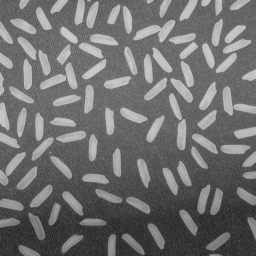
#> input picture Digital Image Processing/Image_dataset/rice.png, 256 x 256 px, found by its file name
$ jupyter execute 'A10 - Espaços de Cor.ipynb'   (shell and % lines are left out)
#> lines starting #> are read from the running program, lines starting #| are printed output that depends on the picture; after the words box and inside, x2 and y2 are one past the last pixel; in counts of white or black regions, pixels touching at a corner belong together
# 1 Operações com espaços de cor

## 1.1 Fatiamento

[cell 1]

import numpy as np
import matplotlib.pyplot as plt
from skimage.filters.rank import otsu
from skimage.filters import threshold_otsu as t_otsu, try_all_threshold as tall
from skimage.morphology import disk, ball, square
from skimage import io,img_as_float, img_as_ubyte,color
from skimage.exposure import histogram
from skimage.color import rgb2hsv,rgb2yuv

[cell 2]
def data_info(img):
    print(f"Classe: {type(img)}")
    print(f"Tipo de variável: {img.dtype}")
    print(f"Min, max: {img.min(),img.max()}")
    print(f"Dimensões: {img.shape}")

[cell 3]
#%Fatiamento de intensidade
#%Usando duas classes para segmentar a imagem de uma placa
Get = io.imread('rice.png')
#> Get is the input picture: shape (256, 256); min 40, max 204, mean 111.2
data_info(Get)
#| Classe: <class 'numpy.ndarray'>
#| Tipo de variável: uint8
#| Min, max: (40, 204)
#| Dimensões: (256, 256)

#%Definindo um limiar para o fatiamento
Limiar  = 100
Dados   = Get > 150
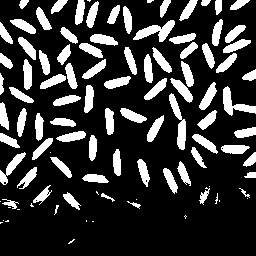
#> Dados: shape (256, 256) bool; 21.3% white; 102 white regions (20 under 20 px), largest, box (x1, y1, x2, y2) and area: (133, 20, 175, 42) 400, (169, 93, 186, 150) 390, (223, 86, 256, 116) 366
#Dados   = double(Dados);%convertendo em double pra fazer a operação aritmetica
#Fundo   = 1 - Dados;
fig,ax = plt.subplots(1,2,figsize=(3,3),constrained_layout=True)
ax[0].imshow(Get,vmin=0,vmax=255,cmap='gray')
ax[0].set_title("Original",fontsize=8)
ax[1].imshow(Dados,cmap='jet')
ax[1].set_title("Fatiada",fontsize=8);

## 1.2 Transformação de RGB para CMY

[cell 4]
chips = io.imread('coloredChips.png')
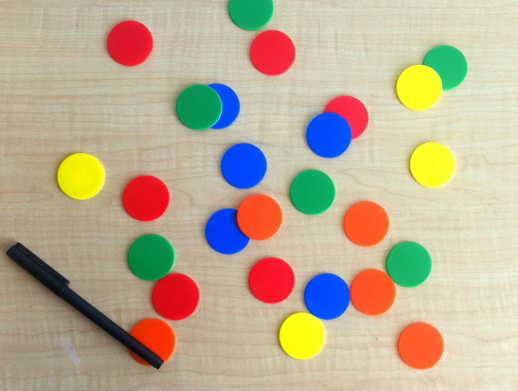
#> input picture Digital Image Processing/Image_dataset/coloredChips.png, 518 x 391 px, found by its file name
#> chips is the input picture: shape (391, 518, 3); mean R, G, B 188.3, 173.3, 148.1
plt.figure(figsize=(2, 2), dpi=80)
plt.imshow(chips,cmap='gray')
data_info(chips)
#| Classe: <class 'numpy.ndarray'>
#| Tipo de variável: uint8
#| Min, max: (0, 255)
#| Dimensões: (391, 518, 3)

[cell 5]
#Separando as bandas
r = chips[:,:,0]# no python, índice começa em 0!
g = chips[:,:,1]
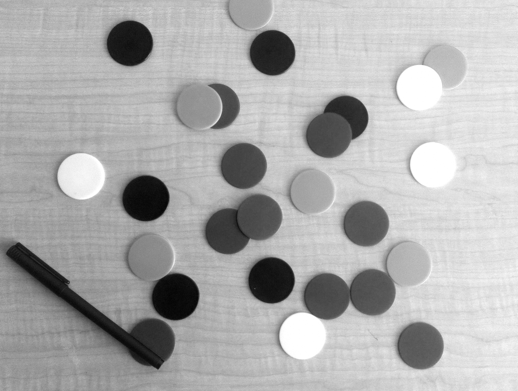
#> g: shape (391, 518); min 4, max 255, mean 173.3
b = chips[:,:,2]
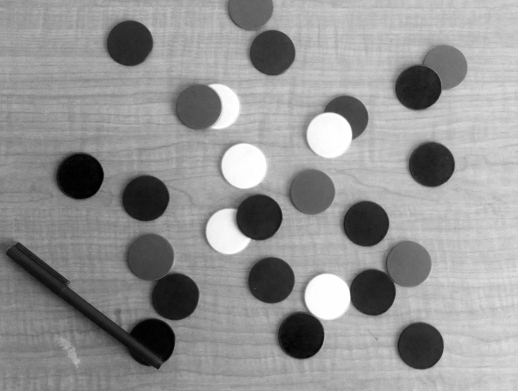
#> b: shape (391, 518); min 0, max 255, mean 148.1

#%normalizando em [0,1]
r = img_as_float(r)
g = img_as_float(g)
b = img_as_float(b)

#Criando subplots
f, axes = plt.subplots(1, 3, figsize=(7, 7),constrained_layout=True)
axes[0].imshow(r,cmap='gray')
axes[1].imshow(g,cmap='gray')
axes[2].imshow(b,cmap='gray')

#Posso esconder os vamores de pixels nos eixos
for ax in axes:
    ax.axis('off')

#%Componetes CMY
C = 1 - r
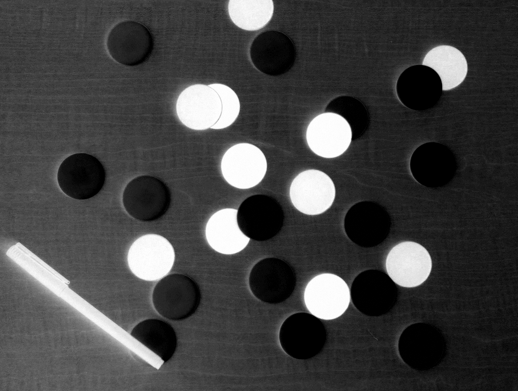
#> C: shape (391, 518) float64; min 0, max 1, mean 0.261
M = 1 - g
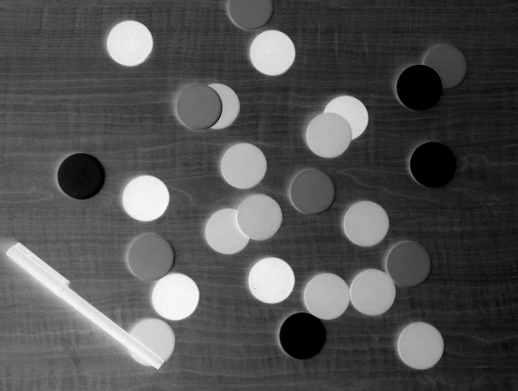
#> M: shape (391, 518) float64; min 0, max 0.984, mean 0.321
Y = 1 - b
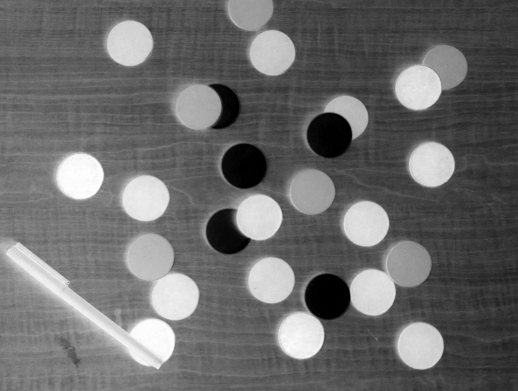
#> Y: shape (391, 518) float64; min 0, max 1, mean 0.419

f, axes = plt.subplots(1, 3, figsize=(7, 7),constrained_layout=True)
axes[0].imshow(C,cmap='gray')
axes[1].imshow(M,cmap='gray')
axes[2].imshow(Y,cmap='gray')

for ax in axes:
    ax.axis('off')

[cell 6]
#Recompondo
comp_cor = np.stack([C, M, Y],axis=2)
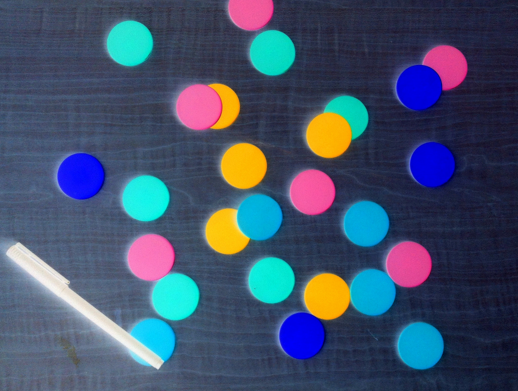
#> comp_cor: shape (391, 518, 3) float64; mean R, G, B 0.261, 0.321, 0.419

f, axes = plt.subplots(1, 2, figsize=(5, 5),constrained_layout=True)
axes[0].imshow(chips,cmap='gray')
axes[1].imshow(comp_cor,cmap='gray')

for ax in axes:
    ax.axis('off')

## 1.3 Conversão de RGB para HSV e YUV

[cell 7]
img_hsv = rgb2hsv(chips)
#> img_hsv: shape (391, 518, 3) float64; mean of channels 0, 1, 2 0.201, 0.327, 0.8
img_yuv = rgb2yuv(chips)
#> img_yuv: shape (391, 518, 3) float64; mean of channels 0, 1, 2 0.686, -0.0517, 0.0462

f, axes = plt.subplots(1, 4, figsize=(7, 7),constrained_layout=True)
axes[0].imshow(chips,cmap='gray')
axes[1].imshow(img_hsv[:,:,0],cmap='gray')
axes[2].imshow(img_hsv[:,:,1],cmap='gray')
axes[3].imshow(img_hsv[:,:,2],cmap='gray')

for ax in axes:
    ax.axis('off')

f, axes = plt.subplots(1, 4, figsize=(7, 7),constrained_layout=True)
axes[0].imshow(chips,cmap='gray')
axes[1].imshow(img_yuv[:,:,0],cmap='gray')
axes[2].imshow(img_yuv[:,:,1],cmap='gray')
axes[3].imshow(img_yuv[:,:,2],cmap='gray')

for ax in axes:
    ax.axis('off')
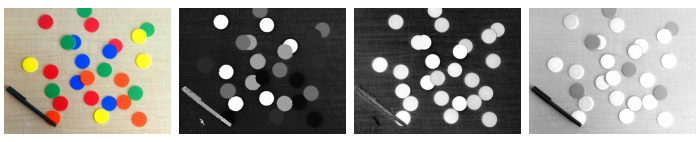
#> figure drawn by matplotlib, 4 panels
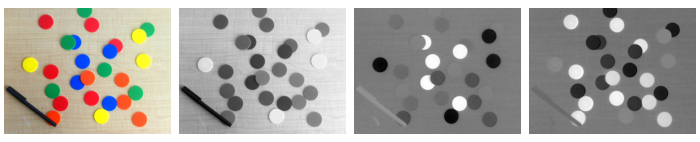
#> figure drawn by matplotlib, 4 panels
